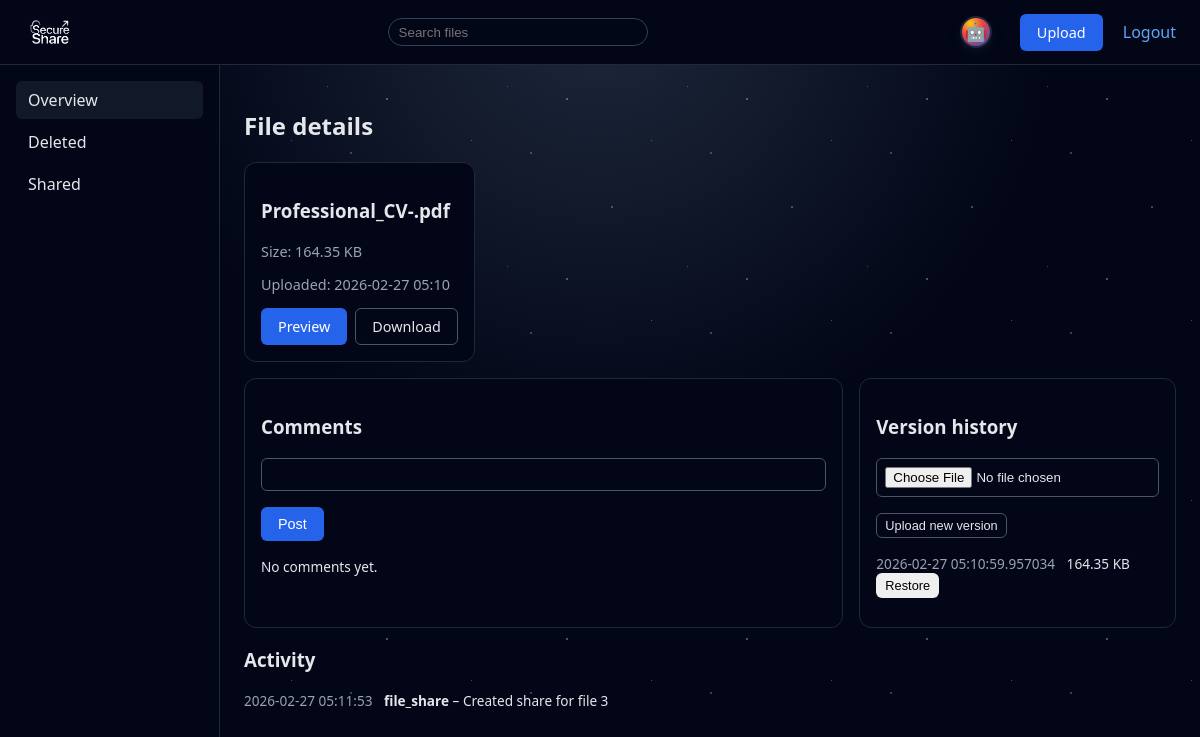
Page /files/details/3 (signed in) on the committed database.
### models.py (models this page shows)
class File(db.Model):
    __tablename__ = "files"
    id = db.Column(db.Integer, primary_key=True)
    owner_id = db.Column(db.Integer, db.ForeignKey("users.id"), nullable=False)
    folder_id = db.Column(db.Integer, db.ForeignKey("folders.id"), nullable=True)
    original_filename = db.Column(db.String(255), nullable=False)
    stored_filename = db.Column(db.String(255), nullable=False, unique=True)
    mime_type = db.Column(db.String(128), nullable=True)
    size_bytes = db.Column(db.Integer, nullable=False)
    sha256_hash = db.Column(db.String(64), nullable=False)
    created_at = db.Column(db.DateTime, default=datetime.utcnow, nullable=False)
    is_deleted = db.Column(db.Boolean, default=False, nullable=False)
    is_starred = db.Column(db.Boolean, default=False, nullable=False)
    last_accessed_at = db.Column(db.DateTime, nullable=True)
    shares = db.relationship("Share", backref="file", lazy=True, cascade="all, delete-orphan")
    versions = db.relationship("FileVersion", backref="file", lazy=True, cascade="all, delete-orphan", order_by="FileVersion.created_at.desc()")
    comments = db.relationship("Comment", backref="file", lazy=True, cascade="all, delete-orphan", order_by="Comment.created_at.desc()")

class FileVersion(db.Model):
    __tablename__ = "file_versions"
    id = db.Column(db.Integer, primary_key=True)
    file_id = db.Column(db.Integer, db.ForeignKey("files.id"), nullable=False)
    stored_filename = db.Column(db.String(255), nullable=False)
    mime_type = db.Column(db.String(128), nullable=True)
    size_bytes = db.Column(db.Integer, nullable=False)
    sha256_hash = db.Column(db.String(64), nullable=False)
    created_at = db.Column(db.DateTime, default=datetime.utcnow, nullable=False)
    created_by_id = db.Column(db.Integer, db.ForeignKey("users.id"), nullable=True)

class AuditLog(db.Model):
    __tablename__ = "audit_logs"
    id = db.Column(db.Integer, primary_key=True)
    user_id = db.Column(db.Integer, db.ForeignKey("users.id"), nullable=True)
    ip_address = db.Column(db.String(64), nullable=True)
    event_type = db.Column(db.String(64), nullable=False)
    description = db.Column(db.Text, nullable=False)
    created_at = db.Column(db.DateTime, server_default=func.now(), nullable=False)

### views_files.py (the view, shortened to what this page needs)
@files_bp.route("/details/<int:file_id>", methods=["GET", "POST"])
@login_required
def details(file_id: int):
    f_model = File.query.get_or_404(file_id)
    if not _check_file_access(f_model):
        abort(403)
    comment_form = CommentForm()
    version_form = VersionUploadForm()
    versions = f_model.versions
    from models import AuditLog
    activity = (
        AuditLog.query.filter(
            AuditLog.description.ilike(f"%file {f_model.id}%")
        )
        .order_by(AuditLog.created_at.desc())
        .limit(20)
        .all()
    )
    comments = f_model.comments
    return render_template(
        "file_details.html",
        file=f_model,
        versions=versions,
        comments=comments,
        activity=activity,
        comment_form=comment_form,
        version_form=version_form,
    )

### views_files.py
class CommentForm(FlaskForm):
    content = StringField("Add a comment", validators=[DataRequired(), Length(max=500)])
    submit = SubmitField("Post")

class VersionUploadForm(FlaskForm):
    file = FileField("New version", validators=[DataRequired()])
    submit = SubmitField("Upload new version")

### models.py (called while the page is built)
@login_manager.user_loader
def load_user(user_id):
    return db.session.get(User, int(user_id))

### views_files.py (called while the page is built)
def _check_file_access(file: File) -> bool:
    return file.owner_id == current_user.id or current_user.is_admin

### templates/file_details.html (shortened to what this page needs)
{% extends "base.html" %}
{% block content %}
  <h2>File details</h2>
  <div class="profile-cards">
    <div class="card">
      <h3>{{ file.original_filename }}</h3>
      <p class="subtitle">Size: {{ (file.size_bytes / 1024) | round(2) }} KB</p>
      <p class="subtitle">Uploaded: {{ file.created_at.strftime('%Y-%m-%d %H:%M') }}</p>
      <div class="empty-actions">
        <a href="{{ url_for('files.preview', file_id=file.id) }}" class="btn btn-primary">Preview</a>
        <a href="{{ url_for('files.download', file_id=file.id) }}" class="btn btn-secondary">Download</a>
      </div>
    </div>
  </div>
  <div class="profile-cards">
    <div class="card" style="flex: 2;">
      <h3>Comments</h3>
      <form method="post">
        <div class="form-group">
          {{ comment_form.content(class="input") }}
        </div>
        {{ comment_form.submit(class="btn btn-primary") }}
      </form>
      <ul class="activity-list" style="margin-top: 1rem;">
        {% for c in comments %}
          <li>
            <span class="activity-time">{{ c.created_at }}</span>
            <strong>{{ c.user.email if c.user else 'User' }}</strong> – {{ c.content }}
          </li>
        {% else %}
          <li>No comments yet.</li>
        {% endfor %}
      </ul>
    </div>
    <div class="card" style="flex: 1;">
      <h3>Version history</h3>
      <form method="post" action="{{ url_for('files.upload_version', file_id=file.id) }}" enctype="multipart/form-data">
        <div class="form-group">
          {{ version_form.file(class="input") }}
        </div>
        {{ version_form.submit(class="btn btn-secondary btn-small") }}
      </form>
      <ul class="activity-list" style="margin-top: 1rem;">
        {% for v in versions %}
          <li>
            <span class="activity-time">{{ v.created_at }}</span>
            {{ (v.size_bytes / 1024) | round(2) }} KB
            <form method="post" action="{{ url_for('files.restore_version', version_id=v.id) }}" style="display:inline;">
              <button class="btn btn-small" type="submit">Restore</button>
            </form>
          </li>
        {% else %}
          <li>Only the current version exists.</li>
        {% endfor %}
      </ul>
    </div>
  </div>
  <h3>Activity</h3>
  {% if activity %}
    <ul class="activity-list">
      {% for log in activity %}
        <li>
          <span class="activity-time">{{ log.created_at }}</span>
          <span class="activity-type">{{ log.event_type }}</span> – {{ log.description }}
        </li>
      {% endfor %}
    </ul>
  {% else %}
    <p>No activity yet for this file.</p>
  {% endif %}
{% endblock %}

### static/styles.css (style rules this page uses)
* { box-sizing: border-box; }
body { margin: 0; font-family: system-ui, -apple-system, BlinkMacSystemFont, "Segoe UI", sans-serif; background: #0f172a; color: #e5e7eb; }
body::before, body::after { content: ""; position: fixed; inset: 0; pointer-events: none; z-index: -1; }
body::before { background-image: radial-gradient(1px 1px at 10% 20%, rgba(255,255,255,0.85) 50%, transparent 51%), radial-gradient(1px 1px at 30% 80%, rgba(255,255,255,0.70) 50%, transparent 51%), radial-gradient(1px 1px at 55% 40%, rgba(255,255,255,0.75) 50%, transparent 51%), radial-gradient(1px 1px at 75% 65%, rgba(255,255,255,0.65) 50%, transparent 51%), radial-gradient(1px 1px at 90% 30%, rgba(255,255,255,0.60) 50%, transparent 51%); background-size: 260px 260px; background-repeat: repeat; opacity: 0.55; animation: star-drift-1 90s linear infinite; }
body::after { background-image: radial-gradient(1.5px 1.5px at 15% 55%, rgba(255,255,255,0.85) 50%, transparent 51%), radial-gradient(1.5px 1.5px at 40% 15%, rgba(255,255,255,0.75) 50%, transparent 51%), radial-gradient(1.5px 1.5px at 62% 78%, rgba(255,255,255,0.80) 50%, transparent 51%), radial-gradient(1.5px 1.5px at 82% 48%, rgba(255,255,255,0.70) 50%, transparent 51%), radial-gradient(1.5px 1.5px at 95% 85%, rgba(255,255,255,0.65) 50%, transparent 51%); background-size: 180px 180px; background-repeat: repeat; opacity: 0.35; animation: star-drift-2 65s linear infinite, star-twinkle 5.5s ease-in-out infinite; }
a { color: #60a5fa; text-decoration: none; }
.btn { display: inline-block; padding: 0.5rem 1rem; border-radius: 0.375rem; border: 1px solid transparent; font-size: 0.9rem; }
.btn-primary { background: #2563eb; color: white; }
.btn-secondary { background: transparent; border-color: #4b5563; color: #e5e7eb; }
.btn-small { padding: 0.25rem 0.5rem; font-size: 0.8rem; }
.form-group { margin-bottom: 1rem; }
.input { width: 100%; padding: 0.5rem; border-radius: 0.375rem; border: 1px solid #4b5563; background: #020617; color: #e5e7eb; }
.subtitle { color: #9ca3af; font-size: 0.9rem; }
.activity-list { list-style: none; padding-left: 0; font-size: 0.85rem; }
.activity-time { color: #9ca3af; margin-right: 0.5rem; }
.activity-type { font-weight: 600; }
.profile-cards { display: flex; gap: 1rem; margin-bottom: 1rem; }
.card { background: #020617; border-radius: 0.75rem; padding: 1rem; border: 1px solid #1f2937; transition: box-shadow 0.15s ease, transform 0.15s ease, border-color 0.15s ease, background 0.15s ease; }
body { background: radial-gradient(circle at top, #1e293b 0, #020617 45%, #020617 100%); }
.btn { cursor: pointer; transition: transform 0.15s ease, box-shadow 0.15s ease, background 0.15s ease, border-color 0.15s ease; }
.empty-actions { margin-top: 0.75rem; display: flex; gap: 0.5rem; }

### rows in the picture
File: original_filename "Professional_CV-.pdf", (file.size_bytes/1024)|round(2) "164.35", created_at "2026-02-27 05:10"
FileVersion: created_at "2026-02-27 05:10:59.957034", (v.size_bytes/1024)|round(2) "164.35"
AuditLog: created_at "2026-02-27 05:11:53", event_type "file_share", description "Created share for file 3"
